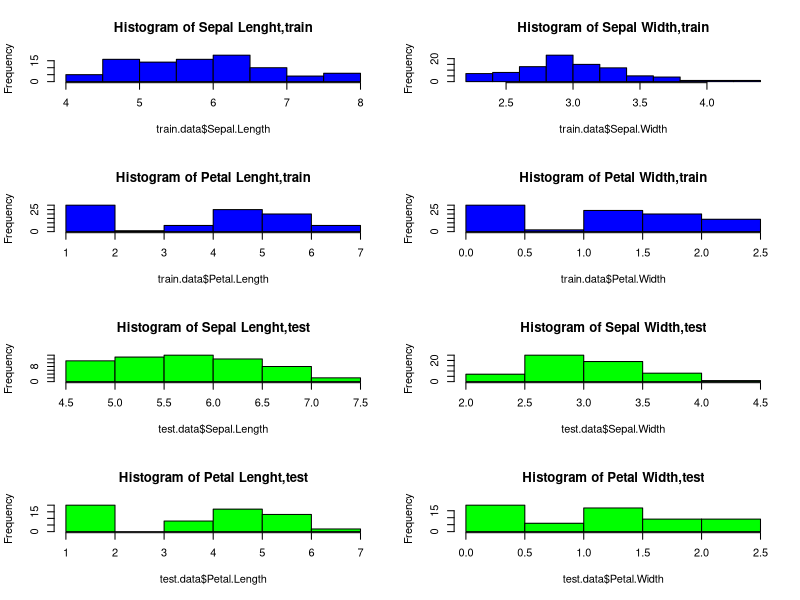
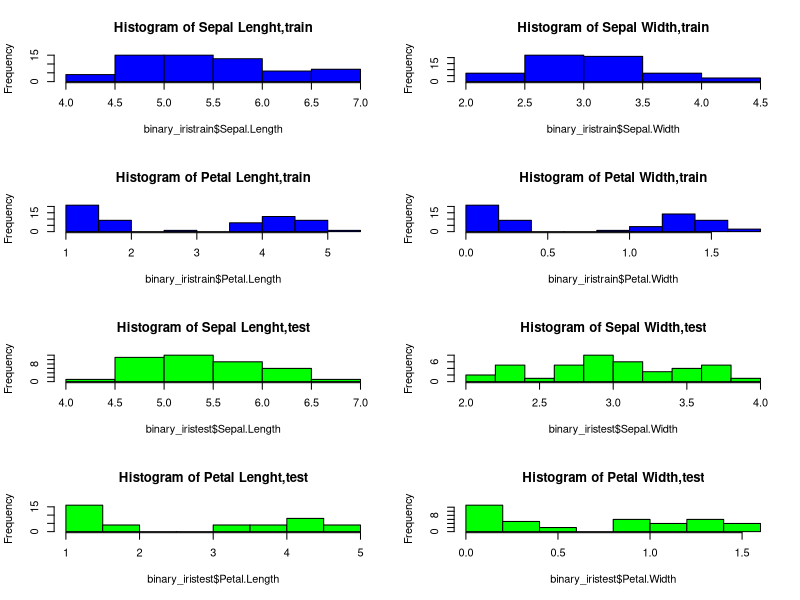
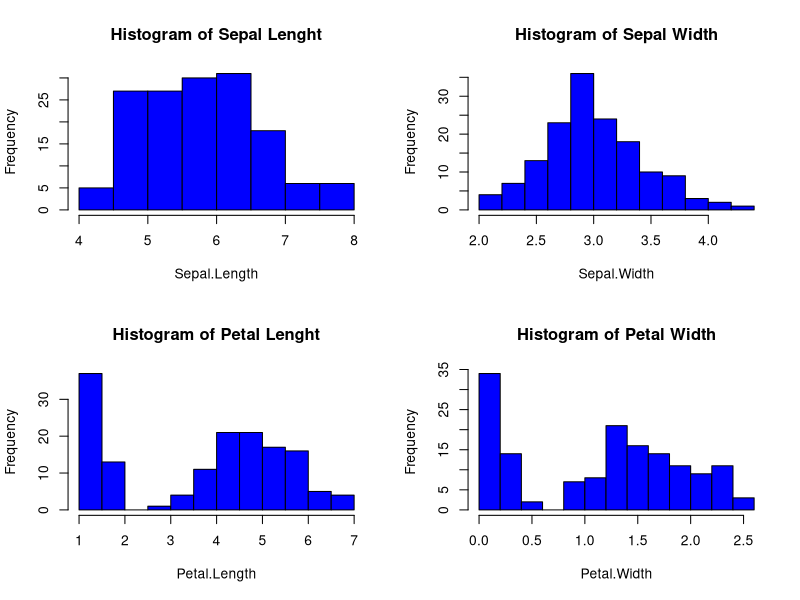

Here is the R script that generated these plots, in order:
## Loading the data set

library(datasets)
data(iris)
attach(iris)

## Structure of the data set iris
str(iris)

summary(iris)

# Sepal.Length    Sepal.Width     Petal.Length    Petal.Width          Species  
# Min.   :4.300   Min.   :2.000   Min.   :1.000   Min.   :0.100   setosa    :50  
# 1st Qu.:5.100   1st Qu.:2.800   1st Qu.:1.600   1st Qu.:0.300   versicolor:50  
# Median :5.800   Median :3.000   Median :4.350   Median :1.300   virginica :50  
# Mean   :5.843   Mean   :3.057   Mean   :3.758   Mean   :1.199                  
# 3rd Qu.:6.400   3rd Qu.:3.300   3rd Qu.:5.100   3rd Qu.:1.800                  
# Max.   :7.900   Max.   :4.400   Max.   :6.900   Max.   :2.500  

#1.  transform the variable "Species" into a numeric value
iris$Species <- ifelse(Species == "setosa", 1, NA)
iris$Species <- ifelse(Species == "versicolor", 2, iris$Species)
iris$Species <- ifelse(Species == "virginica", 3, iris$Species)

#2. mean for each column
mean(Sepal.Length)  # 5.843333
mean(Sepal.Width)   # 3.057333
mean(Petal.Length)  # 3.758
mean(Petal.Width)   # 1.199333

# standard deviation for each column
sd(Sepal.Length)  #  0.8280661
sd(Sepal.Width)   #  0.4358663
sd(Petal.Length)  #  1.765298
sd(Petal.Width)   #  0.7622377


#3. frequency table of the classes
table(Species)

# Species (setosa=1, versicolor=2, virginica=3)
# setosa versicolor  virginica 
# 50         50         50 



#4. histogram of each feature
png(file = "histograms.png")
par(mfrow=c(2,2))
hist(Sepal.Length,main = "Histogram of Sepal Lenght",col = "blue")
hist(Sepal.Width,main = "Histogram of Sepal Width",col = "blue")
hist(Petal.Length,main = "Histogram of Petal Lenght",col = "blue")
hist(Petal.Width,main = "Histogram of Petal Width",col = "blue")

# Save the file.
dev.off()

#5. Spliting the data set to training and testing sets

# 60% of the data are assigned to the test data (randomly assigned) (i)
set.seed(123)
training.samples <- sample(1:nrow(iris), nrow(iris)*0.6, replace = F)

train.data  <- iris[training.samples, ]
test.data <- iris[-training.samples, ]

# first 60% of data are assigned as train data (ii)

nrow(iris)*0.6 #90 first rows are the 60% of the data
train.first60 <- iris[1:90,]
test.rest <-iris[91:150,]

#6. mean and sd of the test data set

#initialization of matrixes
mean_train <- matrix(NA, nrow = 1, ncol=4)
mean_test <- matrix(NA, nrow = 1, ncol=4 )
sd_train <- matrix(NA, nrow = 1, ncol=4)
sd_test <- matrix(NA, nrow = 1, ncol=4)

for (i in 1:4) {
  
  mean_train[,i] <- mean(train.data[,i])
  mean_test[,i] <- mean(test.data[,i])
  sd_train[,i] <- sd(train.data[,i])
  sd_test[,i] <- sd(test.data[,i])
  
}


#frequency table of the classes in the train data set
table(train.data$Species)

# Species (setosa=1, versicolor=2, virginica=3)
# 1     2      3 
# 30    26     34

#frequency table of the classes in the test data set
table(test.data$Species)

# Species (setosa=1, versicolor=2, virginica=3)
# 1     2      3 
# 20    24     16


#histograms of each feature
par(mfrow=c(4,2))

hist(train.data$Sepal.Length,main = "Histogram of Sepal Lenght,train",col = "blue")
hist(train.data$Sepal.Width,main = "Histogram of Sepal Width,train",col = "blue")
hist(train.data$Petal.Length,main = "Histogram of Petal Lenght,train",col = "blue")
hist(train.data$Petal.Width,main = "Histogram of Petal Width,train",col = "blue")


hist(test.data$Sepal.Length,main = "Histogram of Sepal Lenght,test",col = "green")
hist(test.data$Sepal.Width,main = "Histogram of Sepal Width,test",col = "green")
hist(test.data$Petal.Length,main = "Histogram of Petal Lenght,test",col = "green")
hist(test.data$Petal.Width,main = "Histogram of Petal Width,test",col = "green")

#7. part of train set with only one feature
one.featuretrain <- subset(train.data, train.data$Species == 1)

# part of test data with one feature
one.featuretest <- subset(test.data, test.data$Species == 1)


#8. binary problem

# remove one class
binary.iris <- iris[!(iris$Species == 3),] 


#Spliting the data set to training and testing sets

set.seed(123)
training.samples <- sample(1:nrow(binary.iris), nrow(binary.iris)*0.6, replace = F)

binary_iristrain  <- binary.iris[training.samples, ]
binary_iristest <- binary.iris[-training.samples, ]

#mean and sd of the test data set

#initialization of matrixes
mean_binary_iristrain <- matrix(NA, nrow = 1, ncol=4)
mean_binary_iristest <- matrix(NA, nrow = 1, ncol=4 )
sd_binary_iristrain <- matrix(NA, nrow = 1, ncol=4)
sd_binary_iristest <- matrix(NA, nrow = 1, ncol=4)

for (i in 1:4) {
  
  mean_binary_iristrain[,i] <- mean(binary_iristrain[,i])
  mean_binary_iristest[,i] <- mean(binary_iristest[,i])
  sd_binary_iristrain[,i] <- sd(binary_iristrain[,i])
  sd_binary_iristest[,i] <- sd(binary_iristest[,i])
  
}


#frequency table of the classes in the train data set
table(binary_iristrain$Species)

# Species (setosa=1, versicolor=2)
# 1      2   
# 30    30

#frequency table of the classes in the test data set
table(binary_iristest$Species)

# Species (setosa=1, versicolor=2)
# 1     2      
# 20    20    


#histograms of each feature
par(mfrow=c(4,2))

hist(binary_iristrain$Sepal.Length,main = "Histogram of Sepal Lenght,train",col = "blue")
hist(binary_iristrain$Sepal.Width,main = "Histogram of Sepal Width,train",col = "blue")
hist(binary_iristrain$Petal.Length,main = "Histogram of Petal Lenght,train",col = "blue")
hist(binary_iristrain$Petal.Width,main = "Histogram of Petal Width,train",col = "blue")


hist(binary_iristest$Sepal.Length,main = "Histogram of Sepal Lenght,test",col = "green")
hist(binary_iristest$Sepal.Width,main = "Histogram of Sepal Width,test",col = "green")
hist(binary_iristest$Petal.Length,main = "Histogram of Petal Lenght,test",col = "green")
hist(binary_iristest$Petal.Width,main = "Histogram of Petal Width,test",col = "green")


#9. normalized inputs between [0,1]

#normalization function
norm.function <- function(feature) {
  (feature - min(feature)) / (max(feature) - min(feature))
}

iris.normal <- as.data.frame (lapply(iris[1:4], norm.function ))

# add the Species feature again
iris.normal$Species <- iris$Species
head(iris.normal)
